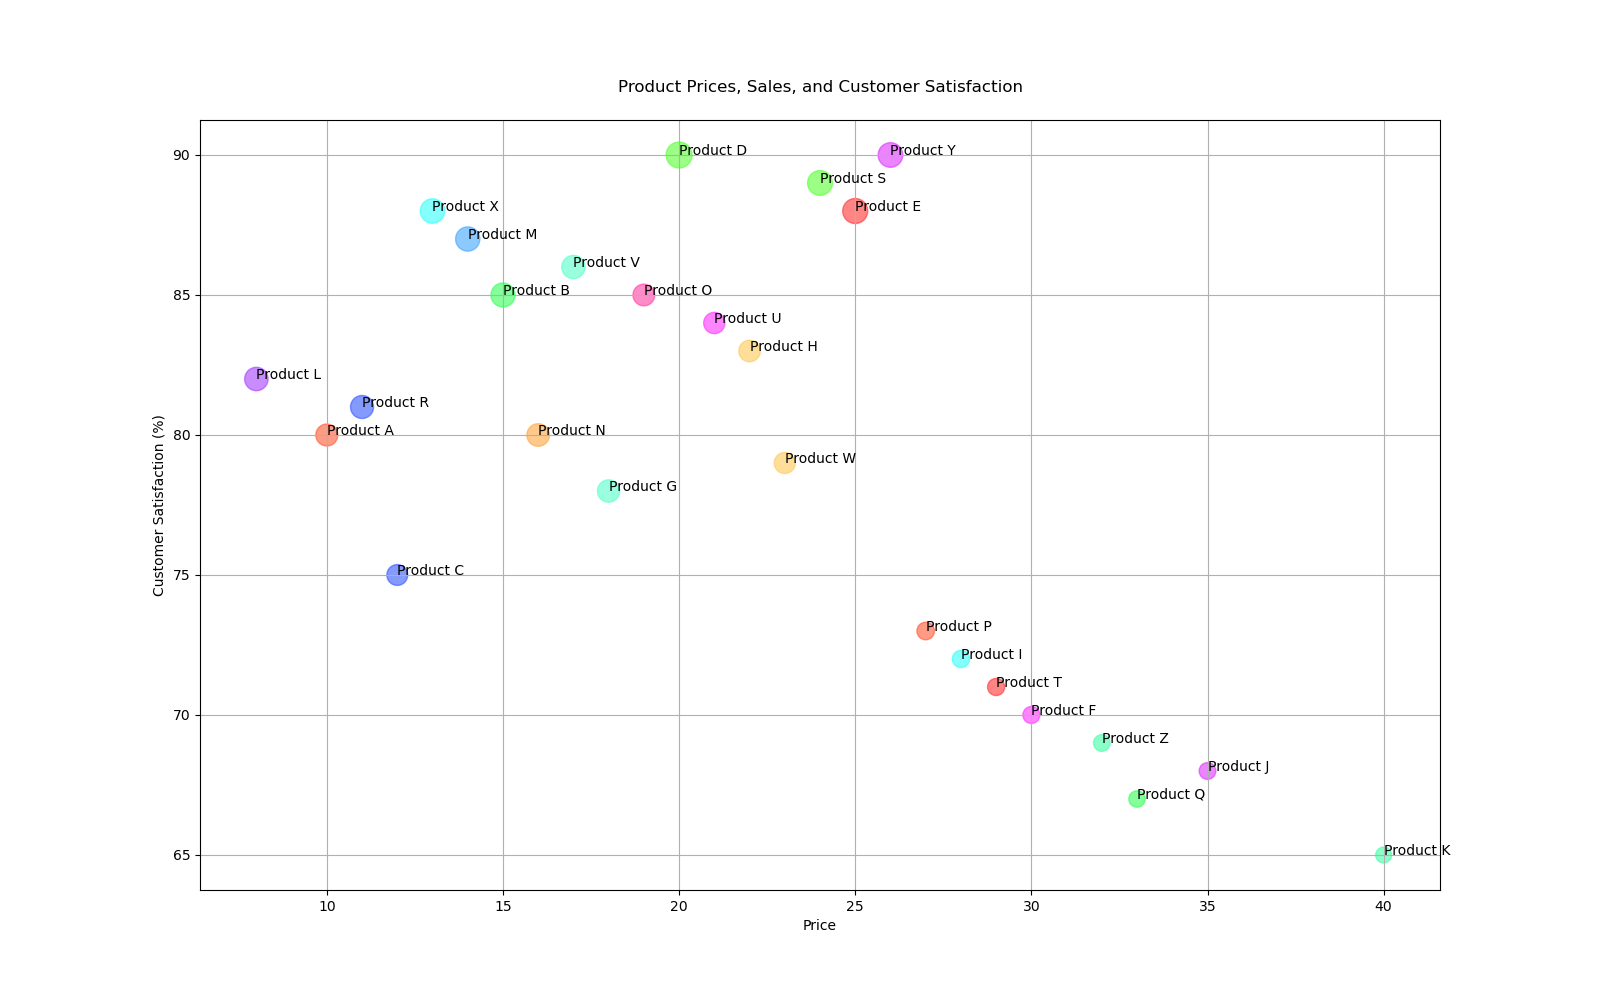

Reproduce this figure in Python.

import matplotlib.pyplot as plt

# Define data
products = [
    "Product A", "Product B", "Product C", "Product D", "Product E", "Product F",
    "Product G", "Product H", "Product I", "Product J", "Product K", "Product L",
    "Product M", "Product N", "Product O", "Product P", "Product Q", "Product R",
    "Product S", "Product T", "Product U", "Product V", "Product W", "Product X",
    "Product Y", "Product Z"
]

price = [
    10, 15, 12, 20, 25, 30, 18, 22, 28, 35, 40, 8, 14, 16, 19, 27, 33, 11, 24, 29,
    21, 17, 23, 13, 26, 32
]

sales = [
    500, 600, 450, 700, 650, 300, 520, 480, 310, 290, 260, 570, 610, 530, 490, 320,
    280, 550, 640, 305, 470, 560, 460, 620, 630, 285
]

customer_satisfaction = [
    80, 85, 75, 90, 88, 70, 78, 83, 72, 68, 65, 82, 87, 80, 85, 73, 67, 81, 89, 71,
    84, 86, 79, 88, 90, 69
]

# Create a figure with specified width and height
fig, ax = plt.subplots(figsize=(16, 10))

# Bubble sizes as a fraction of sales (adjust the scaling as needed)
sizes = [sales[i] / 2 for i in range(len(sales))]

# Scatter plot (using price as weight for bubble size)
scatter = ax.scatter(
    price, customer_satisfaction, s=sizes, alpha=0.6,
    color=[
        '#FF5733', '#33FF57', '#3357FF', '#57FF33', '#FF3333', '#FF33FF',
        '#57FFC8', '#FFC857', '#33FFFA', '#DD33FF', '#3FFFA5', '#A53FFF',
        '#3FA5FF', '#FFA53F', '#FF3FA5', '#FF5733', '#33FF57', '#3357FF',
        '#57FF33', '#FF3333', '#FF33FF', '#57FFC8', '#FFC857', '#33FFFA',
        '#DD33FF', '#3FFFA5'
    ]
)

# Customize the appearance
ax.set_title('Product Prices, Sales, and Customer Satisfaction', pad=20)
ax.set_xlabel('Price')
ax.set_ylabel('Customer Satisfaction (%)')
ax.grid(True)

# Adding the names of the products to the bubbles
for i, txt in enumerate(products):
    ax.annotate(txt, (price[i], customer_satisfaction[i]))

plt.show()
